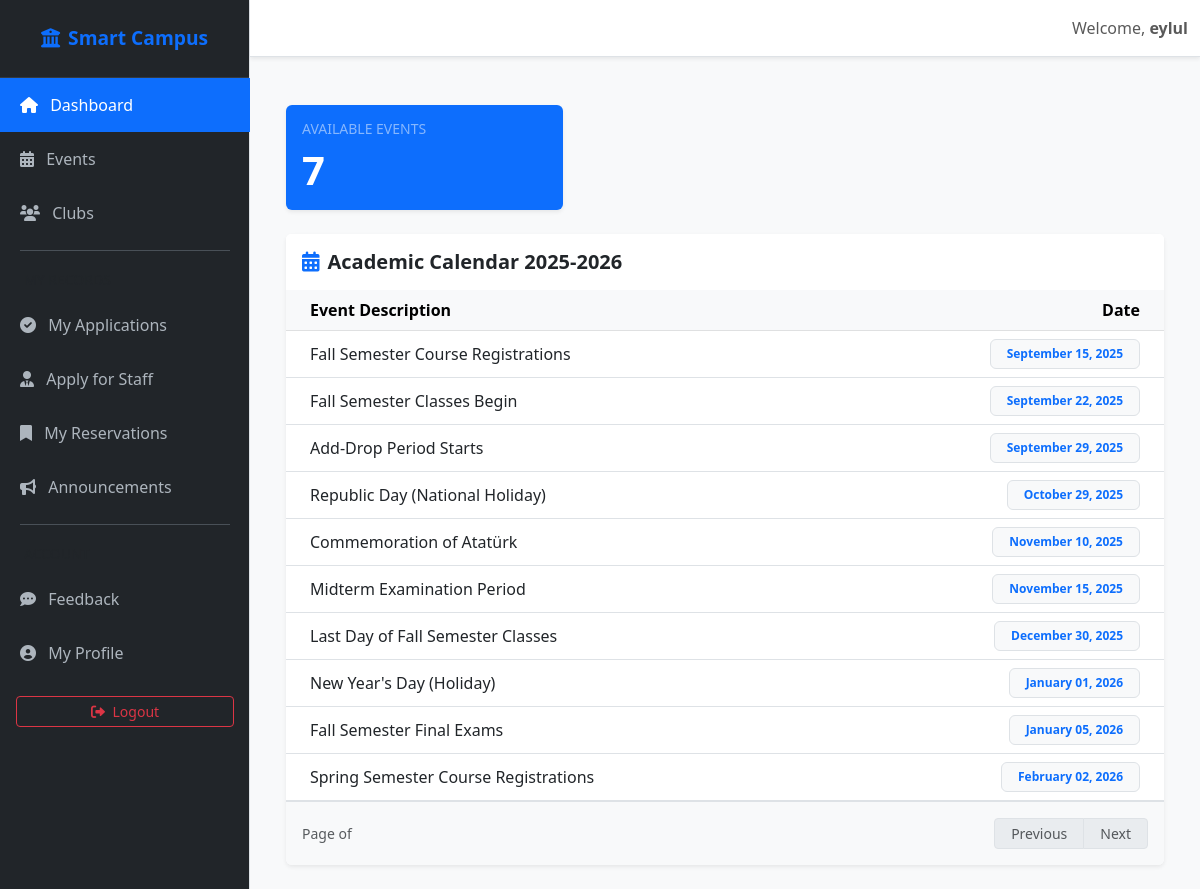
/dashboard/student/ (signed in), run on the app's committed database.
### accounts/models.py (models this page shows, shortened)
class User(AbstractUser):
    ROLE_CHOICES = (
        ('student', 'Student'),
        ('staff', 'Staff'),
        ('admin', 'Admin'),
)
    role = models.CharField(max_length=10, choices=ROLE_CHOICES, default='student')
    phone_number = models.CharField(max_length=15, blank=True, null=True)

### core/models.py (models this page shows, shortened)
class AcademicCalendar(models.Model):
    event_name = models.CharField(max_length=255)
    start_date = models.DateField()
    end_date = models.DateField(null=True, blank=True)
    is_holiday = models.BooleanField(default=False)
    class Meta:
        ordering = ['start_date']

### core/views.py (the view)
@login_required
def student_dashboard(request):
    if is_staff_member(request.user):
        return redirect('staff_dashboard')
    applied_events_ids = Application.objects.filter(student=request.user).values_list('event_id', flat=True)
    events = Event.objects.filter(status__iexact='approved').exclude(
        id__in=applied_events_ids
    ).order_by('-date')
    my_apps_count = Application.objects.filter(student=request.user).count()
    calendar_items = AcademicCalendar.objects.all().order_by('start_date')[:10]
    return render(request, 'core/student_dashboard.html', {
        'events': events,
        'my_apps_count': my_apps_count,
        'calendar_items': calendar_items
    })

### core/views.py (called while the page is built)
def is_staff_member(user):
    staff_roles = ['staff', 'Kulüp / Akademisyen']
    return user.is_authenticated and (
        getattr(user, 'role', None) in staff_roles or user.is_staff
    )

### templates/core/student_dashboard.html
{% extends "base.html" %}
{% block content %}
<div class="container mt-4">
    <div class="row mb-4">
        <div class="col-md-4">
            <div class="card shadow-sm border-0 bg-primary text-white">
                <div class="card-body">
                    <h5 class="card-title text-white-50 small text-uppercase">Available Events</h5>
                    <h2 class="display-6 fw-bold mb-0">{{ events.count }}</h2>
                </div>
            </div>
        </div>
        </div>
    <div class="card shadow-sm border-0">
        <div class="card-header bg-white border-0 py-3 d-flex justify-content-between align-items-center">
            <h5 class="mb-0 fw-bold text-dark">
                <i class="fas fa-calendar-alt text-primary me-2"></i>Academic Calendar 2025-2026
            </h5>
        </div>
        <div class="card-body p-0">
            <div class="table-responsive">
                <table class="table table-hover mb-0">
                    <thead class="table-light">
                        <tr>
                            <th class="ps-4">Event Description</th>
                            <th class="text-end pe-4">Date</th>
                        </tr>
                    </thead>
                    <tbody>
                        {% for item in calendar_items %}
                        <tr>
                            <td class="align-middle ps-4">{{ item.event_name }}</td>
                            <td class="align-middle text-end pe-4">
                                <span class="badge bg-light text-primary border px-3 py-2">
                                    {{ item.start_date|date:"F d, Y" }}
                                </span>
                            </td>
                        </tr>
                        {% empty %}
                        <tr>
                            <td colspan="2" class="text-center py-5 text-muted">No upcoming events found.</td>
                        </tr>
                        {% endfor %}
                    </tbody>
                </table>
            </div>
            <div class="d-flex justify-content-between align-items-center p-3 border-top bg-light rounded-bottom">
                <div class="text-muted small">
                    Page <strong>{{ calendar_items.number }}</strong> of <strong>{{ calendar_items.paginator.num_pages }}</strong>
                </div>
                <nav aria-label="Page navigation">
                    <ul class="pagination pagination-sm mb-0">
                        {% if calendar_items.has_previous %}
                            <li class="page-item">
                                <a class="page-link shadow-none px-3" href="?page={{ calendar_items.previous_page_number }}">
                                    <i class="fas fa-chevron-left small"></i> Previous
                                </a>
                            </li>
                        {% else %}
                            <li class="page-item disabled">
                                <span class="page-link px-3 text-muted">Previous</span>
                            </li>
                        {% endif %}
                        {% if calendar_items.has_next %}
                            <li class="page-item">
                                <a class="page-link shadow-none px-3" href="?page={{ calendar_items.next_page_number }}">
                                    Next <i class="fas fa-chevron-right small"></i>
                                </a>
                            </li>
                        {% else %}
                            <li class="page-item disabled">
                                <span class="page-link px-3 text-muted text-nowrap">Next</span>
                            </li>
                        {% endif %}
                    </ul>
                </nav>
            </div>
        </div>
    </div>
</div>
{% endblock %}

### templates/base.html (shortened to what this page needs)
<!DOCTYPE html>
<html lang="en">
<head>
    <link href="https://cdn.jsdelivr.net/npm/bootstrap@5.3.0/dist/css/bootstrap.min.css" rel="stylesheet">
    <link rel="stylesheet" href="https://cdnjs.cloudflare.com/ajax/libs/font-awesome/6.0.0/css/all.min.css">
</head>
<body class="bg-light">
<div class="d-flex" id="wrapper">
    <div class="border-end" id="sidebar-wrapper">
        <div class="sidebar-heading fw-bold text-center py-4 text-primary">
            <i class="fas fa-university me-2"></i>Smart Campus
        </div>
        <div class="list-group list-group-flush">
            <a class="nav-link-custom {% if request.resolver_match.url_name == 'student_dashboard' %}active{% endif %}" href="{% url 'student_dashboard' %}">
                <i class="fas fa-home me-2"></i> Dashboard
            </a>
            <a class="nav-link-custom {% if request.resolver_match.url_name == 'event_list' %}active{% endif %}" href="{% url 'event_list' %}">
                <i class="fas fa-calendar-alt me-2"></i> Events
            </a>
            <a class="nav-link-custom {% if request.resolver_match.url_name == 'club_list' %}active{% endif %}" href="{% url 'club_list' %}">
                <i class="fas fa-users me-2"></i> Clubs
            </a>
            <div class="sidebar-divider"></div>
            <div class="px-4 py-2 small text-muted text-uppercase">My Records</div>
            <a class="nav-link-custom {% if request.resolver_match.url_name == 'my_applications' %}active{% endif %}" href="{% url 'my_applications' %}">
                <i class="fas fa-check-circle me-2"></i> My Applications
            </a>
            <a class="nav-link-custom {% if request.resolver_match.url_name == 'apply_for_staff' %}active{% endif %}" href="{% url 'apply_for_staff' %}">
                <i class="fas fa-user-tie me-2"></i> Apply for Staff
            </a>
            <a class="nav-link-custom {% if request.resolver_match.url_name == 'my_reservations' %}active{% endif %}" href="{% url 'my_reservations' %}">
                <i class="fas fa-bookmark me-2"></i> My Reservations
            </a>
            <a class="nav-link-custom {% if request.resolver_match.url_name == 'announcements_list' %}active{% endif %}" href="{% url 'announcements_list' %}">
                <i class="fas fa-bullhorn me-2"></i> Announcements
            </a>
            <div class="sidebar-divider"></div>
            <div class="px-4 py-2 small text-muted text-uppercase">Account</div>
            <a class="nav-link-custom {% if request.resolver_match.url_name == 'send_feedback' %}active{% endif %}" href="{% url 'send_feedback' %}">
                <i class="fas fa-comment-dots me-2"></i> Feedback
            </a>
            <a class="nav-link-custom {% if request.resolver_match.url_name == 'my_profile' %}active{% endif %}" href="{% url 'my_profile' %}">
                <i class="fas fa-user-circle me-2"></i> My Profile
            </a>
            <form action="{% url 'logout' %}" method="post" class="px-3 mt-3">
                <button type="submit" class="btn btn-outline-danger btn-sm w-100">
                    <i class="fas fa-sign-out-alt me-1"></i> Logout
                </button>
            </form>
        </div>
    </div>
    <div id="page-content-wrapper">
        <nav class="navbar navbar-expand-lg navbar-light bg-white border-bottom shadow-sm">
            <div class="container-fluid">
                <div class="ms-auto d-flex align-items-center">
                    <span class="navbar-text">
                        Welcome, <strong>{{ user.username }}</strong>
                    </span>
                </div>
            </div>
        </nav>
        <div class="container-fluid p-4">
            {% block content %}{% endblock %}
        </div>
    </div>
</div>
</body>
</html>

### templates/base.html (style rules this page uses)
body { overflow-x: hidden; }
#sidebar-wrapper { min-height: 100vh; width: 250px; margin-left: -250px; transition: margin .25s ease-out; background: #212529; }
#sidebar-wrapper .sidebar-heading { padding: 0.875rem 1.25rem; font-size: 1.2rem; color: white; border-bottom: 1px solid #343a40; }
#sidebar-wrapper .list-group { width: 250px; }
#page-content-wrapper { min-width: 100vw; }
@media (min-width: 768px) { #sidebar-wrapper { margin-left: 0; } }
@media (min-width: 768px) { #page-content-wrapper { min-width: 0; width: 100%; } }
.nav-link-custom { color: #adb5bd; transition: 0.3s; padding: 15px 20px; display: block; text-decoration: none; }
.nav-link-custom.active { background: #0d6efd; color: white; }
.sidebar-divider { border-top: 1px solid #495057; margin: 10px 20px; }

### data on the page
User: username "eylul"
AcademicCalendar: event_name "Fall Semester Course Registrations", start_date "September 15, 2025"
AcademicCalendar: event_name "Fall Semester Classes Begin", start_date "September 22, 2025"
AcademicCalendar: event_name "Add-Drop Period Starts", start_date "September 29, 2025"
AcademicCalendar: event_name "Republic Day (National Holiday)", start_date "October 29, 2025"
AcademicCalendar: event_name "Commemoration of Atatürk", start_date "November 10, 2025"
AcademicCalendar: event_name "Midterm Examination Period", start_date "November 15, 2025"
AcademicCalendar: event_name "Last Day of Fall Semester Classes", start_date "December 30, 2025"
AcademicCalendar: event_name "New Year's Day (Holiday)", start_date "January 01, 2026"
AcademicCalendar: event_name "Fall Semester Final Exams", start_date "January 05, 2026"
AcademicCalendar: event_name "Spring Semester Course Registrations", start_date "February 02, 2026"

### other printed values
{{ events.count }} "7"
